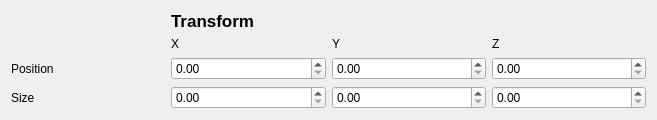
<?xml version="1.0" encoding="UTF-8"?>
<ui version="4.0">
 <class>Transform</class>
 <widget class="QWidget" name="Transform">
  <property name="geometry">
   <rect>
    <x>0</x>
    <y>0</y>
    <width>657</width>
    <height>118</height>
   </rect>
  </property>
  <property name="windowTitle">
   <string>Form</string>
  </property>
  <layout class="QGridLayout" name="gridLayout">
   <item row="1" column="3">
    <widget class="QLabel" name="label_6">
     <property name="text">
      <string>Z</string>
     </property>
    </widget>
   </item>
   <item row="2" column="3">
    <widget class="QDoubleSpinBox" name="PosZ"/>
   </item>
   <item row="3" column="1">
    <widget class="QDoubleSpinBox" name="ScalX">
     <property name="maximum">
      <double>1000.000000000000000</double>
     </property>
    </widget>
   </item>
   <item row="2" column="0">
    <widget class="QLabel" name="label_3">
     <property name="text">
      <string>Position</string>
     </property>
    </widget>
   </item>
   <item row="3" column="3">
    <widget class="QDoubleSpinBox" name="ScalZ">
     <property name="maximum">
      <double>1000.000000000000000</double>
     </property>
    </widget>
   </item>
   <item row="1" column="2">
    <widget class="QLabel" name="label_5">
     <property name="text">
      <string>Y</string>
     </property>
    </widget>
   </item>
   <item row="2" column="1">
    <widget class="QDoubleSpinBox" name="PosX">
     <property name="maximum">
      <double>1000.000000000000000</double>
     </property>
    </widget>
   </item>
   <item row="3" column="2">
    <widget class="QDoubleSpinBox" name="ScalY">
     <property name="maximum">
      <double>1000.000000000000000</double>
     </property>
    </widget>
   </item>
   <item row="3" column="0">
    <widget class="QLabel" name="label">
     <property name="text">
      <string>Size</string>
     </property>
    </widget>
   </item>
   <item row="1" column="1">
    <widget class="QLabel" name="label_4">
     <property name="text">
      <string>X</string>
     </property>
    </widget>
   </item>
   <item row="2" column="2">
    <widget class="QDoubleSpinBox" name="PosY">
     <property name="maximum">
      <double>1000.000000000000000</double>
     </property>
    </widget>
   </item>
   <item row="0" column="1" colspan="3">
    <widget class="QLabel" name="label_2">
     <property name="font">
      <font>
       <pointsize>13</pointsize>
       <weight>75</weight>
       <bold>true</bold>
       <strikeout>false</strikeout>
       <kerning>true</kerning>
      </font>
     </property>
     <property name="text">
      <string>Transform</string>
     </property>
    </widget>
   </item>
  </layout>
 </widget>
 <resources/>
 <connections/>
</ui>
